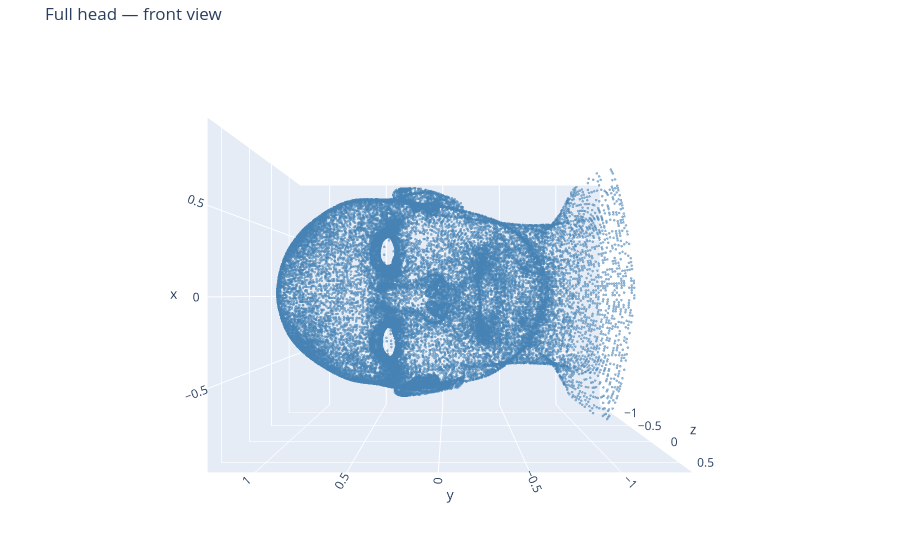
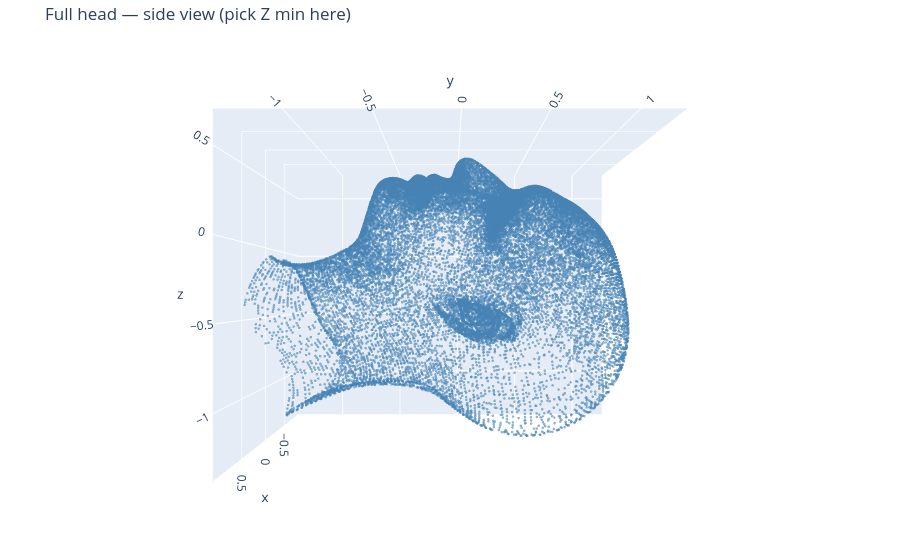
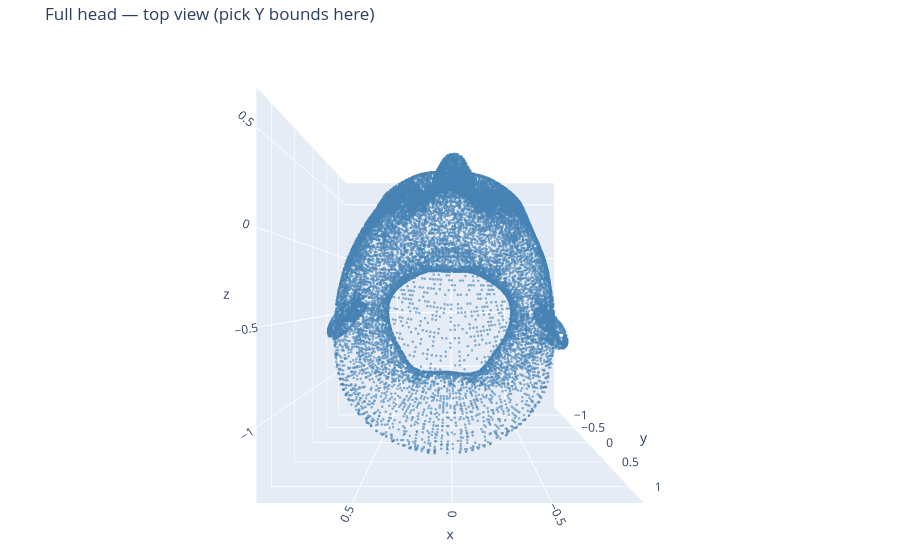

Notebook code cell kept with these figures, in order:
### Code cell
# ── Full head reference views — use these to pick your crop bounds ─────────────
MAX_VIZ = 30_000
pts_viz = subsample(pts, MAX_VIZ)

show_cloud([pcd_trace(pts_viz, 'steelblue', 'full head')],
           'Full head — front view', camera=dict(eye=dict(x=0, y=0, z=2)))
show_cloud([pcd_trace(pts_viz, 'steelblue', 'full head')],
           'Full head — side view (pick Z min here)', camera=dict(eye=dict(x=2, y=0, z=0)))
show_cloud([pcd_trace(pts_viz, 'steelblue', 'full head')],
           'Full head — top view (pick Y bounds here)', camera=dict(eye=dict(x=0, y=2, z=0)))

### Figure 1 — Plotly figure (JSON) as saved in the notebook; plotly's stock layout.template omitted (floating-point values rounded to 4 significant figures; data arrays with more than 128 entries replaced by an {"elided": "..."} marker saying what was removed)
{"data": [{"marker": {"color": "steelblue", "opacity": 0.6, "size": 1.5}, "mode": "markers", "name": "full head", "type": "scatter3d", "x": {"elided": "30000 float values"}, "y": {"elided": "30000 float values"}, "z": {"elided": "30000 float values"}}], "layout": {"height": 550, "legend": {"itemsizing": "constant"}, "margin": {"b": 0, "l": 0, "r": 0, "t": 40}, "scene": {"aspectmode": "data", "camera": {"eye": {"x": 0, "y": 0, "z": 2}}}, "title": {"text": "Full head — front view"}}}

### Figure 2 — Plotly figure (JSON) as saved in the notebook; plotly's stock layout.template omitted (floating-point values rounded to 4 significant figures; data arrays with more than 128 entries replaced by an {"elided": "..."} marker saying what was removed)
{"data": [{"marker": {"color": "steelblue", "opacity": 0.6, "size": 1.5}, "mode": "markers", "name": "full head", "type": "scatter3d", "x": {"elided": "30000 float values"}, "y": {"elided": "30000 float values"}, "z": {"elided": "30000 float values"}}], "layout": {"height": 550, "legend": {"itemsizing": "constant"}, "margin": {"b": 0, "l": 0, "r": 0, "t": 40}, "scene": {"aspectmode": "data", "camera": {"eye": {"x": 2, "y": 0, "z": 0}}}, "title": {"text": "Full head — side view (pick Z min here)"}}}

### Figure 3 — Plotly figure (JSON) as saved in the notebook; plotly's stock layout.template omitted (floating-point values rounded to 4 significant figures; data arrays with more than 128 entries replaced by an {"elided": "..."} marker saying what was removed)
{"data": [{"marker": {"color": "steelblue", "opacity": 0.6, "size": 1.5}, "mode": "markers", "name": "full head", "type": "scatter3d", "x": {"elided": "30000 float values"}, "y": {"elided": "30000 float values"}, "z": {"elided": "30000 float values"}}], "layout": {"height": 550, "legend": {"itemsizing": "constant"}, "margin": {"b": 0, "l": 0, "r": 0, "t": 40}, "scene": {"aspectmode": "data", "camera": {"eye": {"x": 0, "y": 2, "z": 0}}}, "title": {"text": "Full head — top view (pick Y bounds here)"}}}
